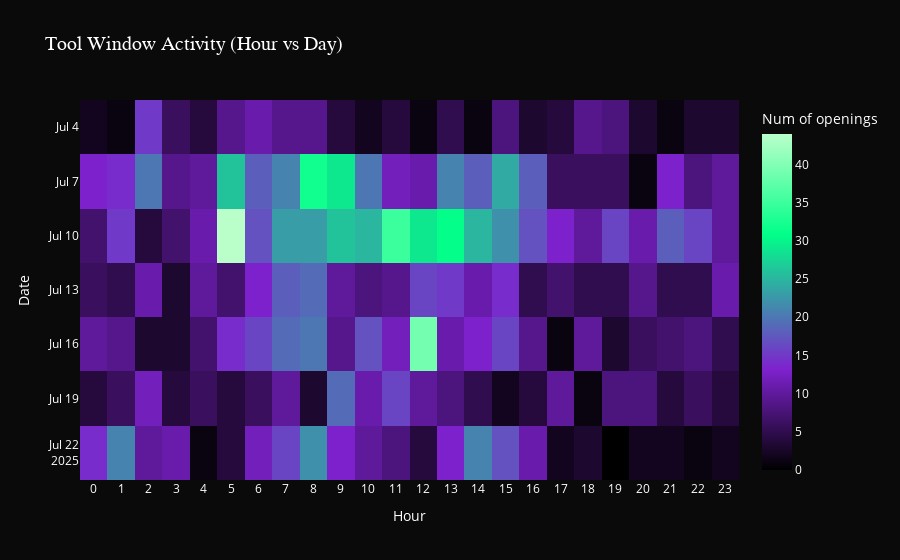

The code cell stored with this chart in its notebook:
### Code cell
epi["open_dt"] = pd.to_datetime(epi["open_ts"], unit="ms")
epi["date"] = epi["open_dt"].dt.date
epi["hour"] = epi["open_dt"].dt.hour
heat = epi.groupby(["date", "hour"]).size().reset_index(name="count")

fig = px.density_heatmap(
    heat,
    x="hour",
    y="date",
    z="count",
    color_continuous_scale=JB_GRADIENT,
    title="Tool Window Activity (Hour vs Day)",
    nbinsx=34
)
update_layout(fig)
fig.update_layout(
    xaxis_title="Hour",
    yaxis_title="Date",
    coloraxis_colorbar=dict(
        title="Num of openings",
        tickfont=dict(color="#ffffff"),
        titlefont=dict(color="#ffffff")
    )
)

fig.update_xaxes(
    dtick=1,
    tickmode='linear',
    showgrid=False,
    color="#ffffff"
)
fig.update_yaxes(
    autorange="reversed",
    showgrid=False,
    color="#ffffff"
)
fig.show()

### Figure 1 — Plotly figure (JSON) as saved in the notebook; plotly's stock layout.template omitted (floating-point values rounded to 4 significant figures; data arrays with more than 128 entries replaced by an {"elided": "..."} marker saying what was removed)
{"data": [{"coloraxis": "coloraxis", "histfunc": "sum", "hovertemplate": "hour=%{x}<br>date=%{y}<br>sum of count=%{z}<extra></extra>", "name": "", "nbinsx": 34, "x": {"elided": "404 int values"}, "xaxis": "x", "xbingroup": "x", "y": {"elided": "404 str values"}, "yaxis": "y", "ybingroup": "y", "z": {"elided": "404 int values"}, "type": "histogram2d"}], "layout": {"xaxis": {"anchor": "y", "domain": [0.0, 1.0], "title": {"text": "Hour"}, "dtick": 1, "tickmode": "linear", "showgrid": false, "color": "#ffffff"}, "yaxis": {"anchor": "x", "domain": [0.0, 1.0], "title": {"text": "Date"}, "autorange": "reversed", "showgrid": false, "color": "#ffffff"}, "coloraxis": {"colorbar": {"title": {"text": "Num of openings", "font": {"color": "#ffffff"}}, "tickfont": {"color": "#ffffff"}}, "colorscale": [[0.0, "#000000"], [0.3, "#7e22ce"], [0.7, "#00ff88"], [1.0, "#baffc9"]]}, "legend": {"tracegroupgap": 0}, "title": {"text": "Tool Window Activity (Hour vs Day)", "font": {"size": 20, "color": "#ffffff", "family": "Poppins"}}, "font": {"color": "#ffffff"}, "bargap": 0.1, "paper_bgcolor": "#0a0a0a", "plot_bgcolor": "#0a0a0a"}}
